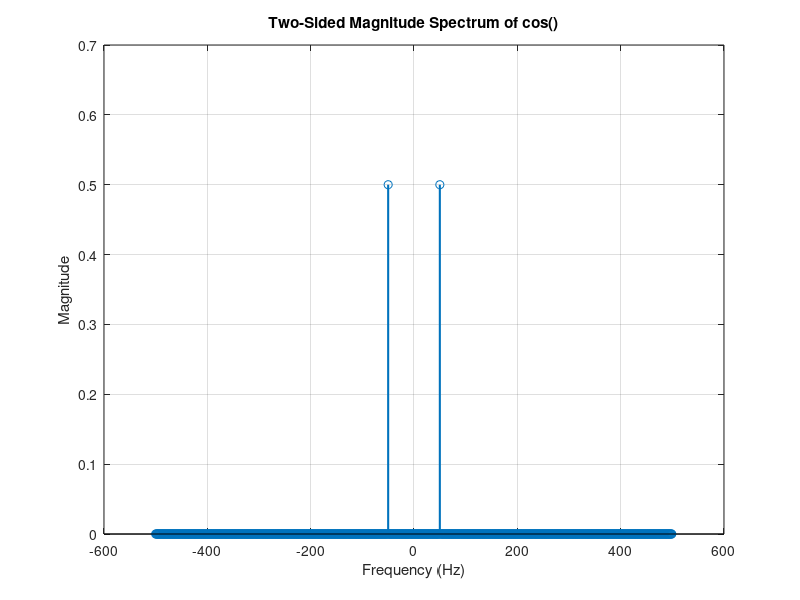

This figure's MATLAB source:
%%

close all; clear; clc;

% Parameters
fs = 1e3;             % sampling frequency [Hz]
T  = 1;                % duration [s]
f0 = 50e0;               % cosine frequency [Hz]

t = 0 : 1/fs : T - (1/fs);     % time axis
x = cos(2*pi*f0*t);    % cosine wave

% FFT
Y = fft(x);
N = length(Y);

% Frequency axis for two-sided spectrum
f = (-N/2:N/2-1)*(fs/N);

% Two-sided magnitude (normalized)
magY = abs(fftshift(Y))/N;

% Plot
figure;
stem(f, magY, 'LineWidth',1.5);
grid on;
xlabel('Frequency (Hz)');
ylabel('Magnitude');
title('Two-Sided Magnitude Spectrum of cos()');
